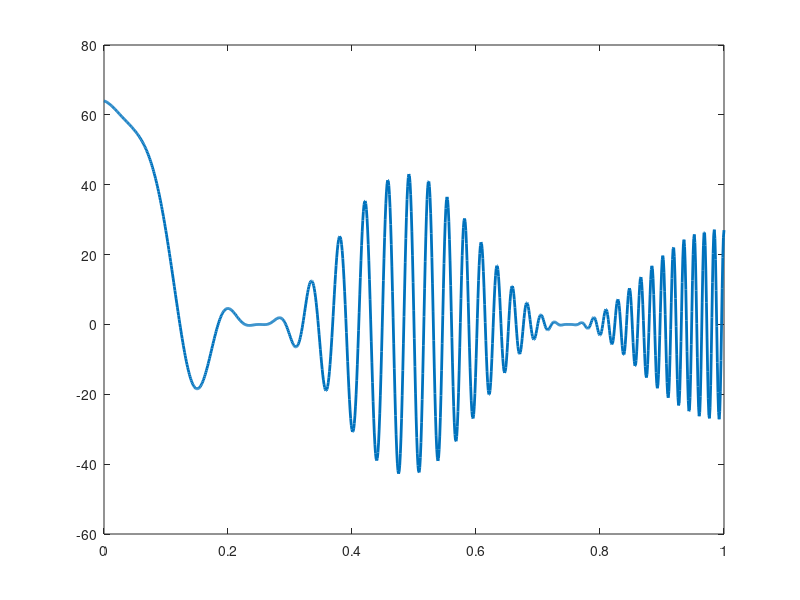

MATLAB code for this plot: (Note: this script raises an error after producing the figure.)
% input signal is a damped chirp

t = linspace(0,1,2^10);
y = (4-t).^3.*(cos(-2*pi*t)).^2.*chirp(t,-2,1,64);
y = y(:); 
figure; plot(t,y,'Linewidth', 2)

%%

% generate windows by specifying window length 
winlen = [32, 64, 128];
depth = 2; 
[win, dec, freqs] = window_factory_1D(winlen, depth, 'freqdecreasing', 32); 

%%

% short time Fourier transform of signal
% no spatial downsampling
% oversample frequencies 

% Vf = STFT_1D_FB(y, win{1}, freqs{1}, 'nonperiodic', dec(1)); 
% figure; imagesc(abs(Vf')); 

% plot a few of the low frequency functions
% figure; 
% hold on
% for kk = 1:5
%     plot(abs(Vf(:,kk)),'Linewidth', 2, 'DisplayName',num2str(kk))
% end
% hold off
% legend

%%

% calculate 1D FST coefficients
[S, U, Smeta ] = FST_1D_FB(y, depth, win, dec, freqs, 'nonperiodic'); 

% plot the first order coefficients
figure; imagesc(abs(S{2}')); 

% plot a few of the first order scattering coefficients
% smoothed version of the modulus of the spectrogram
figure; 
hold on
for kk = 1:5
    plot(S{2}(:,kk),'Linewidth', 2, 'DisplayName',num2str(kk))
end
hold off
legend 

%%
% plot a few of the second order scattering coefficients
% all coefficients whose index is jj

jj = 2;
idx = (Smeta{3}(1,:) == jj); 
S3 = S{3}(:,idx); 

figure;
hold on 
for kk = 1:min(size(S3,2),5)
    plot(S3(:,kk),'Linewidth', 2, 'DisplayName',[num2str(jj),',',num2str(kk)])
end
hold off
legend 


